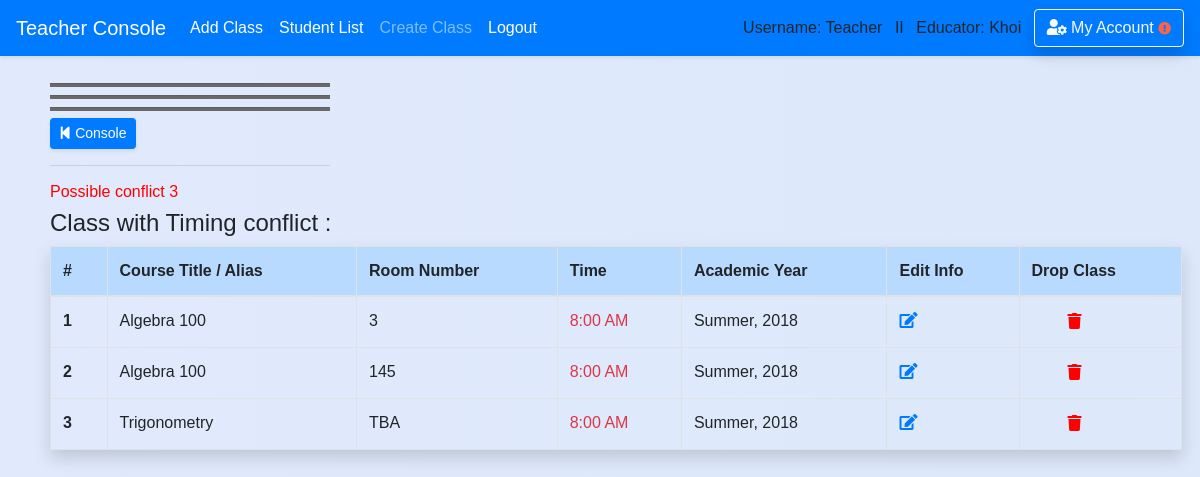
The page /teacher/classroom/schedule_conflict/ (signed in) on the database its author committed.
### school_app/models.py (models this page shows)
class Classroom(models.Model):
    course_title = models.CharField(max_length=50,default='')
    course_number = models.CharField(max_length=20,default='')
    teacher_name = models.CharField(max_length=50,default='')
    teacher_idx = models.CharField(max_length=10,default='')
    room_number = models.CharField(max_length=10,default='TBA')
    time = models.TimeField(blank=True,null=True)
    description = models.CharField(max_length=300,default='TBA')
    is_archive = models.BooleanField(default=False)
    semester = models.CharField(max_length=50,default='')
    year = models.CharField(max_length=4,default='')
    teacher = models.ForeignKey('Teacher',blank=True, null=True, on_delete = models.SET_NULL, related_name='classroom_by_teacher')
    course = models.ForeignKey('Course',blank=True, null=True, on_delete = models.SET_NULL, related_name='course_in_classroom')
    student = models.ManyToManyField(Student, blank=True)
    def __str__(self):
        return 'Course: ' + self.course_title +' Room #: '+self.room_number

### school_app/views_logged.py (the view)
# urls.py: path('teacher/classroom/schedule_conflict/', views_logged.schedule_conflict, name='schedule_conflict'),
def schedule_conflict(request):
    if is_login(request) == False:
        return redirect('/login')
    if is_teacher(request) == False:
        return redirect('/')
    course_sorted = sorted(request.user.teacher.course_by_teacher.filter(is_archive=False),key=attrgetter('year','semester','course_title',))
    classroom = Classroom.objects.filter(course__in=course_sorted).exclude(time__isnull=True)
    time=[]
    time_conflict=[]
    schedule_conflict=[]
    first_room_added=[]
    for room in classroom:
        if room.time not in time:
            time.append(room.time)
            first_room_added.append(room)
        else:
            time_conflict.append(room)
    for room in first_room_added:
        for room2 in time_conflict:
            if room.time == room2.time and room.semester == room2.semester and room.year==room2.year:
                time_conflict.append(room)
                break
    for room in time_conflict:
        count = 0
        for room2 in time_conflict:
            if room.time == room2.time and room.semester == room2.semester and room.year == room2.year:
                count += 1
        if count >=2:
            schedule_conflict.append(room)
    sorted_schedule_conflict = sorted(schedule_conflict,key=attrgetter('year','semester','course_title',))
    return render(request,'teacher/classroom/schedule_conflict1.html',{'schedule_conflict':sorted_schedule_conflict})

### school_app/views_functions.py (called while the page is built)
def is_login(request):
    if not request.user.is_authenticated:
        messages.warning(request, "Please Login or Create an Account.")
        return False
    return True

def is_teacher(request):
    if request.user.profile.is_teacher == False:
        messages.warning(request, "You don't have Instructor's Privilege!")
        return False
    return True

### school_app/templates/teacher/classroom/schedule_conflict1.html (shortened to what this page needs)
{% extends 'base.html' %}
{% block content %}
<div class='content'>
  <div class="container-fuild form-row" style='width:100%'>
    <div class="col-md-6">
        <div style="width: 280px">
        <hr class='hr-line'/>
        <hr class='hr-line'/>
        <hr class='hr-line'/>
          <a href='{% url "teacher" %}' class="btn btn-sm btn-primary shadow-sm" ><i class="fas fa-step-backward"></i> Console</a></a>
          <hr/></div></div>
        <div class="col-md-5">
        </div></div>
        {% if schedule_conflict %}
          <h6 style='color:red'>Possible conflict {{ schedule_conflict|length }}</h6>
        {% endif %}
        {% if schedule_conflict %}
          <h5><big>Class with Timing conflict :</big></h5>
          <div class='mr-2'>
          <table class="table table-hover table-bordered pad-right-table shadow ">
            <thead class='table-primary'>
            <tr>
              <th scope="col" style="width: 5%">#</th>
              <th scope="col">Course Title / Alias</th>
              <th scope="col">Room Number</th>
              <th scope="col">Time</th>
              <th scope="col">Academic Year</th>
              <th scope="col">Edit Info</th>
              <th scope="col">Drop Class</th>
            </tr>
            </thead>
            <tbody>
        {% for class in schedule_conflict %}
            <tr>
              <th scope="row">{{ forloop.counter }}</th>
              <td>{{ class.course_title }}</td>
              <td>{{ class.room_number }}</td>
              <td class='text-danger'>{{ class.time|time:"g:i A" }}</td>
              <td>{{ class.semester }}, {{class.year}}</td>
              <td>
                <a href='{% url "edit_classroom" classroom_id=class.id rout_from=schedule_conflict %}'><i class="fas fa-edit"></i></a>
              </td>
              <td>
                <form action='/teacher/classroom/detached_classroom/' method='post'>{% csrf_token %}
                  <button type='submit' style='border:none;background:none;cursor: pointer;cursor: hand;'>
                  <i style='color:red' class="fas fa-trash test" data-toggle="popover" data-placement="top" data-trigger="hover" data-content="Alert!"></i>
                  </button>
                </form>
              </td>
            </tr>
        {% endfor %}
            </tbody>
          </table>
        {% else %}
        <h5><div class="alert-inherit alert-info shadow-sm" role="alert"><i class="fas fa-exclamation"></i> No Classes assigned to this course.</div></h5>
        {% endif %}
</div></div><br>
{% endblock %}

### school_app/templates/base.html (shortened to what this page needs)
<!doctype html>
<html>
    <head>
{% load static %}
        <link rel="stylesheet" type="text/css" href="{% static 'school_app/style.css' %}" />
        <link rel="stylesheet" href="https://stackpath.bootstrapcdn.com/bootstrap/4.1.0/css/bootstrap.min.css">
        <link rel="stylesheet" href="https://use.fontawesome.com/releases/v5.0.13/css/all.css">
    </head>
{% if request.user.profile.is_teacher %}
  <body class='body-teacher'>
{% else %}
  <body>
{% endif %}<header>
<nav class="navbar navbar-expand-lg navbar-dark bg-primary shadow-sm fixed-top">
    <a class="navbar-brand" href="/teacher">Teacher Console</a>
    <div class="navbar-collapse collapse show" id="navbarColor02" style="">
      <ul class="navbar-nav mr-auto">
        <li class="nav-item active">
          <a class="nav-link" href="/teacher/add_class">Add Class<span class="sr-only">(current)</span></a>
        </li>
        <li class="nav-item active">
          <a class="nav-link" href="/teacher/student_list">Student List<span class="sr-only">(current)</span></a>
        </li>
        <li class="nav-item">
          <a class="nav-link" href="/teacher/add_class">Create Class</a>
        </li>
        <li class="nav-item active">
          <a class="nav-link" href="{% url 'logout' %}">Logout</a>
        </li>
      </ul>
      {% if request.user.username %}
          Username: {{ request.user.username }} &ensp;II&ensp;
      {% endif %}
      {% if request.user.profile.is_teacher %}
          Educator: {{request.user.first_name}} &ensp;
      {% endif %}
      <a href='/account_management/' class='btn btn-outline-light shadow'>
         <i class="fas fa-user-cog"></i> My Account
      {% if user.profile.home_address == '' or user.profile.phone_number == '' or user.profile.emergency_contact == '' or user.email == '' or user.profile.birth_date == '' %}
        <i class="fas fa-exclamation-circle small" style='color:tomato'></i>
      {% endif %}
      </a>
    </div>
  </nav>
    </header>
    <div class='' style='padding-top:45px'>
    {% block content %}
    {% endblock %}
    </div>
</body>
</html>

### school_app/static/school_app/style.css (style rules this page uses)
.body-teacher { font-family:sans-serif; background: linear-gradient(to right, #e0eafc, #cfdef3); background-size: 600% 100%; }
.content { padding-top: 30px; padding-left:50px; padding-right:10px; }
.hr-line { height: 1px; background-color: dimgrey; padding: 1px; margin: 0px; }

### school_app/templates/base.html (style rules this page uses)
form,h1,ul { padding-left: 30px; padding-right:20px; }

### rows shown on the page
Classroom: course_title "Algebra 100", room_number "3", time "8:00 AM", semester "Summer", year "2018"
Classroom: course_title "Algebra 100", room_number "145", time "8:00 AM", semester "Summer", year "2018"
Classroom: course_title "Trigonometry", room_number "TBA", time "8:00 AM", semester "Summer", year "2018"

### other values the page prints
{{ request.user.username }} "Teacher"
{{ request.user.first_name }} "Khoi"
{{ schedule_conflict|length }} "3"
